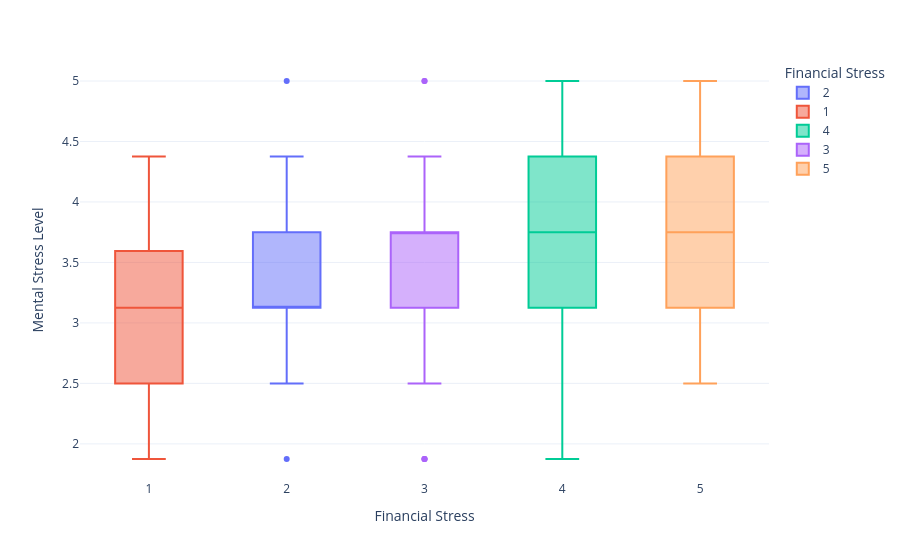

The code cell stored with this chart in its notebook:
### Code cell
financial_stress_mentalstress_level_fig=px.box(
    df_lifestyle,
    x='Financial Stress',
    y='Mental Stress Level',
    color='Financial Stress',
    template='plotly_white' 
)
financial_stress_mentalstress_level_fig.show()
#financial stress increases mental stress

### Figure 1 — Plotly figure (JSON) as saved in the notebook; plotly's stock layout.template omitted (floating-point values rounded to 4 significant figures; data arrays with more than 128 entries replaced by an {"elided": "..."} marker saying what was removed)
{"data": [{"alignmentgroup": "True", "hovertemplate": "Financial Stress=%{x}<br>Mental Stress Level=%{y}<extra></extra>", "legendgroup": "2", "marker": {"color": "#636efa"}, "name": "2", "notched": false, "offsetgroup": "2", "orientation": "v", "showlegend": true, "type": "box", "x": {"elided": "163 int values"}, "x0": " ", "xaxis": "x", "y": {"elided": "163 float values"}, "y0": " ", "yaxis": "y"}, {"alignmentgroup": "True", "hovertemplate": "Financial Stress=%{x}<br>Mental Stress Level=%{y}<extra></extra>", "legendgroup": "1", "marker": {"color": "#EF553B"}, "name": "1", "notched": false, "offsetgroup": "1", "orientation": "v", "showlegend": true, "type": "box", "x": {"elided": "167 int values"}, "x0": " ", "xaxis": "x", "y": {"elided": "167 float values"}, "y0": " ", "yaxis": "y"}, {"alignmentgroup": "True", "hovertemplate": "Financial Stress=%{x}<br>Mental Stress Level=%{y}<extra></extra>", "legendgroup": "4", "marker": {"color": "#00cc96"}, "name": "4", "notched": false, "offsetgroup": "4", "orientation": "v", "showlegend": true, "type": "box", "x": {"elided": "151 int values"}, "x0": " ", "xaxis": "x", "y": {"elided": "151 float values"}, "y0": " ", "yaxis": "y"}, {"alignmentgroup": "True", "hovertemplate": "Financial Stress=%{x}<br>Mental Stress Level=%{y}<extra></extra>", "legendgroup": "3", "marker": {"color": "#ab63fa"}, "name": "3", "notched": false, "offsetgroup": "3", "orientation": "v", "showlegend": true, "type": "box", "x": {"elided": "136 int values"}, "x0": " ", "xaxis": "x", "y": {"elided": "136 float values"}, "y0": " ", "yaxis": "y"}, {"alignmentgroup": "True", "hovertemplate": "Financial Stress=%{x}<br>Mental Stress Level=%{y}<extra></extra>", "legendgroup": "5", "marker": {"color": "#FFA15A"}, "name": "5", "notched": false, "offsetgroup": "5", "orientation": "v", "showlegend": true, "type": "box", "x": {"elided": "143 int values"}, "x0": " ", "xaxis": "x", "y": {"elided": "143 float values"}, "y0": " ", "yaxis": "y"}], "layout": {"boxmode": "overlay", "legend": {"title": {"text": "Financial Stress"}, "tracegroupgap": 0}, "margin": {"t": 60}, "xaxis": {"anchor": "y", "categoryarray": [2, 1, 4, 3, 5], "categoryorder": "array", "domain": [0, 1], "title": {"text": "Financial Stress"}}, "yaxis": {"anchor": "x", "domain": [0, 1], "title": {"text": "Mental Stress Level"}}}}
